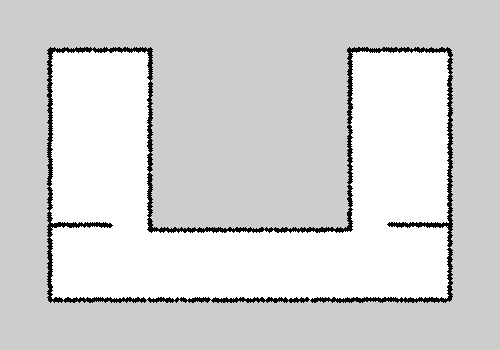
#> input picture robot/maps/map_with_doors.pgm, 500 x 350 px
$ python test_zone_segmentation.py
#> lines starting #> are read from the running program, lines starting #| are printed output that depends on the picture; after the words box and inside, x2 and y2 are one past the last pixel; in counts of white or black regions, pixels touching at a corner belong together
"""
B4-1 구역 분할 알고리즘 테스트 스크립트
Distance Transform + Watershed 방식으로 구역 분할
"""
import sys
import os
import cv2
import numpy as np
from scipy import ndimage
from skimage.feature import peak_local_max
from skimage.segmentation import watershed

# 스크립트 위치 기준으로 maps 디렉토리 경로 설정 (robot/src/ → robot/maps/)
_MAP_DIR = os.path.join(os.path.dirname(os.path.abspath(__file__)), '..', 'maps')

# ── 설정 ──────────────────────────────────────────────────────────────────
MAP_PGM  = os.path.join(_MAP_DIR, "map_with_doors.pgm")
MAP_YAML = os.path.join(_MAP_DIR, "map_with_doors.yaml")
OUT_PATH = os.path.join(_MAP_DIR, "zone_result.png")

RESOLUTION   = 0.02   # m/px
ORIGIN_X     = -1.94  # m
ORIGIN_Y     = -0.567 # m
FREE_THRESH  = 0.10  # 0.25→0.10: 배경 gray(픽셀=205, p≈0.196)를 free에서 제외
OCC_THRESH   = 0.65

MIN_DISTANCE     = 15   # px — 구역 씨앗 간 최소 거리
MIN_ZONE_AREA_M2 = 0.15  # m²  이하 구역 제거
DOOR_WIDTH_PX    = 12   # 경계 dist transform 값이 이 이상이면 열린 공간 → 합침
# ─────────────────────────────────────────────────────────────────────────


def pgm_to_free_mask(pgm_path: str):
#> called with pgm_path = 'robot/src/../maps/map_with_doors.pgm'
    img = cv2.imread(pgm_path, cv2.IMREAD_GRAYSCALE)
#> img is the input picture: shape (350, 500); min 0, max 255, mean 213.8
    if img is None:
        print(f"[ERROR] 파일을 열 수 없습니다: {pgm_path}")
        sys.exit(1)
    p = (255.0 - img.astype(np.float32)) / 255.0
    free = np.where(p < FREE_THRESH, np.uint8(255), np.uint8(0))
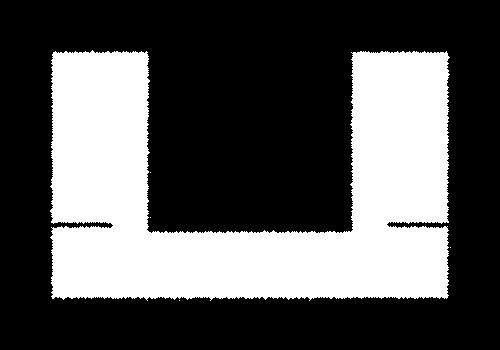
#> free: shape (350, 500); 34.4% white; 5 white regions (4 under 20 px), largest, box (x1, y1, x2, y2) and area: (50, 50, 450, 301) 60201
    return free, img


def segment_zones_watershed(free: np.ndarray, min_dist: int, min_area_m2: float):
    # Step 1: 잡음 제거
    noise_k = cv2.getStructuringElement(cv2.MORPH_ELLIPSE, (3, 3))
    clean = cv2.morphologyEx(free, cv2.MORPH_OPEN, noise_k)

    # Step 2: Distance Transform — 각 픽셀에서 가장 가까운 장애물까지의 거리
    dist = ndimage.distance_transform_edt(clean)

    # Step 3: Local Maxima → 각 구역의 씨앗(seed) 선정
    coords = peak_local_max(dist, min_distance=min_dist, labels=clean)
    seed_mask = np.zeros(dist.shape, dtype=bool)
    seed_mask[tuple(coords.T)] = True
    markers, _ = ndimage.label(seed_mask)

    # Step 4: Watershed — 거리 변환의 안장점(saddle point)에서 경계 생성
    labels = watershed(-dist, markers, mask=clean.astype(bool))

    # Step 5: 구역 정보 추출 및 소형 구역 필터링
    min_px = min_area_m2 / (RESOLUTION ** 2)
    zones = []

    for lid in np.unique(labels):
        if lid == 0:
            continue
        region = labels == lid
        area_px = int(np.sum(region))
        if area_px < min_px:
            continue

        rows, cols = np.where(region)
        col_min, col_max = int(cols.min()), int(cols.max())
        row_min, row_max = int(rows.min()), int(rows.max())

        zones.append({
            'id':          lid,
            'center':      (round(ORIGIN_X + cols.mean() * RESOLUTION, 3),
                            round(ORIGIN_Y + rows.mean() * RESOLUTION, 3)),
            'area':        (round(ORIGIN_X + col_min * RESOLUTION, 3),
                            round(ORIGIN_Y + row_min * RESOLUTION, 3),
                            round(ORIGIN_X + col_max * RESOLUTION, 3),
                            round(ORIGIN_Y + row_max * RESOLUTION, 3)),
            'area_m2':     round(area_px * RESOLUTION ** 2, 2),
            'bbox_px':     (col_min, row_min, col_max - col_min, row_max - row_min),
            'label_mask':  region,
            'centroid_px': (cols.mean(), rows.mean()),
        })

    zones.sort(key=lambda z: z['area_m2'], reverse=True)
    return zones, dist, labels


def merge_open_zones(labels: np.ndarray, dist: np.ndarray,
                     zones: list, threshold_px: float):
    """
    인접 구역 사이 경계의 distance transform 최댓값이 threshold_px 이상이면
    '열린 공간(문틈 없음)'으로 판단해 합침.
    """
    from scipy.ndimage import binary_dilation

    zone_ids = [z['id'] for z in zones]
    parent = {lid: lid for lid in zone_ids}

    def find(x):
        while parent[x] != x:
            parent[x] = parent[parent[x]]
            x = parent[x]
        return x

    def union(x, y):
        parent[find(x)] = find(y)

    for lid in zone_ids:
        mask = (labels == lid)
        dilated = binary_dilation(mask, iterations=1)
        border = dilated & ~mask & (labels != 0)
        adjacent = set(int(v) for v in np.unique(labels[border]) if v != 0 and v in zone_ids)

        for adj in adjacent:
            shared = border & (labels == adj)
            if shared.any():
                max_dist = float(dist[shared].max())
                if max_dist >= threshold_px:
                    union(lid, adj)

    # 합쳐진 구역 재구성
    new_labels = np.zeros_like(labels)
    for lid in zone_ids:
        new_labels[labels == lid] = find(lid)

    merged = {}
    for lid in zone_ids:
        root = find(lid)
        if root in merged:
            continue
        region = new_labels == root
        rows, cols = np.where(region)
        merged[root] = {
            'id':          root,
            'center':      (round(ORIGIN_X + cols.mean() * RESOLUTION, 3),
                            round(ORIGIN_Y + rows.mean() * RESOLUTION, 3)),
            'area':        (round(ORIGIN_X + int(cols.min()) * RESOLUTION, 3),
                            round(ORIGIN_Y + int(rows.min()) * RESOLUTION, 3),
                            round(ORIGIN_X + int(cols.max()) * RESOLUTION, 3),
                            round(ORIGIN_Y + int(rows.max()) * RESOLUTION, 3)),
            'area_m2':     round(int(np.sum(region)) * RESOLUTION**2, 2),
            'bbox_px':     (int(cols.min()), int(rows.min()),
                            int(cols.max()-cols.min()), int(rows.max()-rows.min())),
            'label_mask':  region,
            'centroid_px': (cols.mean(), rows.mean()),
        }

    return sorted(merged.values(), key=lambda z: z['area_m2'], reverse=True), new_labels


def print_results(zones: list):
    print("\n" + "=" * 55)
    print(f"  검출된 구역 수: {len(zones)}")
    print("=" * 55)
    for i, z in enumerate(zones):
        print(f"\n  Zone {i+1} (label_id={z['id']})")
        print(f"    넓이    : {z['area_m2']} m²")
        print(f"    중심    : x={z['center'][0]}, y={z['center'][1]}")
        print(f"    영역    : x [{z['area'][0]} ~ {z['area'][2]}]")
        print(f"             y [{z['area'][1]} ~ {z['area'][3]}]")
    print("=" * 55)


def visualize(original: np.ndarray, free: np.ndarray,
              dist: np.ndarray, labels: np.ndarray,
              zones: list, out_path: str):
    h, w = original.shape
    canvas = np.zeros((h * 2, w * 2, 3), dtype=np.uint8)

    COLORS = [
        (255, 100, 100), (100, 255, 100), (100, 100, 255),
        (255, 255, 100), (255, 100, 255), (100, 255, 255),
        (200, 150,  50), ( 50, 200, 150), (150,  50, 200),
    ]

    # 1) 원본 지도 (좌상)
    orig_bgr = cv2.cvtColor(original, cv2.COLOR_GRAY2BGR)
    canvas[:h, :w] = orig_bgr
    cv2.putText(canvas, "1) Original Map", (10, 20),
                cv2.FONT_HERSHEY_SIMPLEX, 0.5, (200, 200, 200), 1)

    # 2) Distance Transform 히트맵 (우상)
    dist_norm = cv2.normalize(dist, None, 0, 255, cv2.NORM_MINMAX).astype(np.uint8)
    dist_color = cv2.applyColorMap(dist_norm, cv2.COLORMAP_JET)
    dist_color[free == 0] = 0  # 장애물 영역은 검정
    canvas[:h, w:] = dist_color
    cv2.putText(canvas, "2) Distance Transform", (w + 10, 20),
                cv2.FONT_HERSHEY_SIMPLEX, 0.5, (200, 200, 200), 1)

    # 3) Watershed 라벨 원본 (좌하)
    label_view = orig_bgr.copy()
    unique_labels = [l for l in np.unique(labels) if l != 0]
    for i, lid in enumerate(unique_labels):
        mask = (labels == lid).astype(np.uint8)
        overlay = label_view.copy()
        overlay[mask == 1] = COLORS[i % len(COLORS)]
        label_view = cv2.addWeighted(overlay, 0.4, label_view, 0.6, 0)
    canvas[h:, :w] = label_view
    cv2.putText(canvas, f"3) Watershed (raw, {len(unique_labels)} regions)",
                (10, h + 20), cv2.FONT_HERSHEY_SIMPLEX, 0.5, (200, 200, 200), 1)

    # 4) 필터링된 최종 구역 (우하)
    zone_view = orig_bgr.copy()
    for i, z in enumerate(zones):
        c_bgr = COLORS[i % len(COLORS)]
        mask = z['label_mask'].astype(np.uint8)
        overlay = zone_view.copy()
        overlay[mask == 1] = c_bgr
        zone_view = cv2.addWeighted(overlay, 0.45, zone_view, 0.55, 0)

        col, row, bw, bh = z['bbox_px']
        cv2.rectangle(zone_view, (col, row), (col + bw, row + bh), c_bgr, 1)

        cx_px = int(z['centroid_px'][0])
        cy_px = int(z['centroid_px'][1])
        cv2.putText(zone_view, f"Z{i+1} {z['area_m2']}m2",
                    (cx_px - 20, cy_px),
                    cv2.FONT_HERSHEY_SIMPLEX, 0.35, c_bgr, 1)

    canvas[h:, w:] = zone_view
    cv2.putText(canvas, f"4) Final Zones ({len(zones)})",
                (w + 10, h + 20), cv2.FONT_HERSHEY_SIMPLEX, 0.5, (200, 200, 200), 1)

    cv2.imwrite(out_path, canvas)
    print(f"[저장] 결과 이미지 → {out_path}\n")


if __name__ == '__main__':
    if len(sys.argv) >= 2:
        MAP_PGM = os.path.abspath(sys.argv[1])
    if len(sys.argv) >= 3:
        MAP_YAML = os.path.abspath(sys.argv[2])
    if len(sys.argv) >= 4:
        MIN_DISTANCE = int(sys.argv[3])

    print(f"[설정] min_distance={MIN_DISTANCE}px ({MIN_DISTANCE * RESOLUTION:.2f}m)  "
          f"min_area={MIN_ZONE_AREA_M2}m²")

    free, original = pgm_to_free_mask(MAP_PGM)
    h, w = original.shape
    print(f"[맵]   크기 {w}×{h}px  ({w * RESOLUTION:.1f}×{h * RESOLUTION:.1f}m)")
#| [맵]   크기 500×350px  (10.0×7.0m)

    zones, dist, labels = segment_zones_watershed(free, MIN_DISTANCE, MIN_ZONE_AREA_M2)
#> in segment_zones_watershed, `dist = ndimage.distance_transform_edt(clean)`:
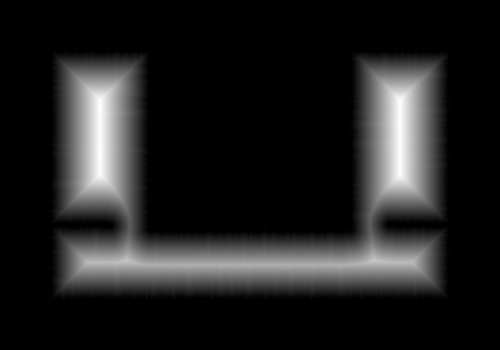
#> dist: shape (350, 500) float64; min 0, max 47.52, mean 6.1; drawn with min black and max white
#> in segment_zones_watershed, `coords = peak_local_max(dist, min_distance=min_dist, labels=clean)`: coords = 17 rows, first 8: [113, 100], [123, 399], [143, 399], [154, 99], [165, 400], [260, 374], [260, 126], [262, 91]
#> the loop in segment_zones_watershed, `for lid in np.unique(labels):` made 18 passes
#> (area_px, col_min, col_max, row_min, row_max) on passes 2 to 9: (7402, 51, 149, 50, 128), (7579, 350, 449, 51, 130), (2457, 351, 448, 131, 156), (9057, 50, 149, 129, 224), (6412, 350, 448, 156, 224), (4942, 102, 171, 224, 299), (4226, 335, 394, 224, 298), (3540, 50, 101, 226, 299)
#> after the loop in segment_zones_watershed, `for lid in np.unique(labels):`:
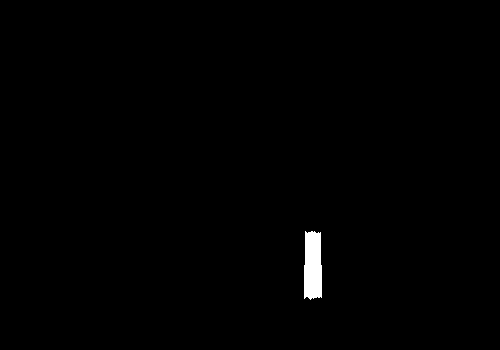
#> region: shape (350, 500) bool; 0.64% white; 1 white region, box (x1, y1, x2, y2) and area: (304, 231, 322, 300) 1124
#> after the loop in segment_zones_watershed, `for lid in np.unique(labels):`: zones = 17 items
#> zones = 17 items
    print(f"[합치기 전] {len(zones)}개 구역, DOOR_WIDTH_PX={DOOR_WIDTH_PX}px ({DOOR_WIDTH_PX*RESOLUTION*2*100:.0f}cm 이상 열린 공간은 합침)")
#| [합치기 전] 17개 구역, DOOR_WIDTH_PX=12px (48cm 이상 열린 공간은 합침)
    zones, labels = merge_open_zones(labels, dist, zones, DOOR_WIDTH_PX)
#> in merge_open_zones, `zone_ids = [z['id'] for z in zones]`: zone_ids = [4, 2, 1, 5, 6, 7, 9, 8, 3, 13, 16, 11, 10, 14, 17, 15, 12]
#> in merge_open_zones, `parent = {lid: lid for lid in zone_ids}`: parent = 17 items
#> the loop in merge_open_zones, `for lid in zone_ids:` made 17 passes
#> lid on passes 1, 3, 4, 5, 6, 7, 9, 10: 4, 1, 5, 6, 7, 9, 3, 13
#> after the loop in merge_open_zones, `for lid in zone_ids:`:
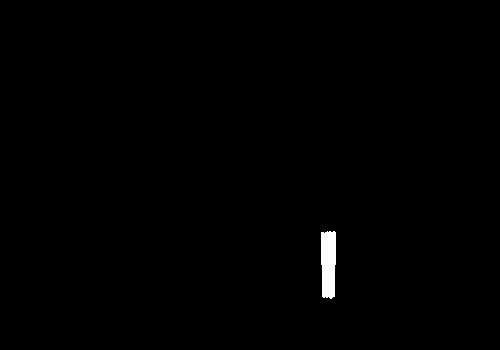
#> mask: shape (350, 500) bool; 0.53% white; 1 white region, box (x1, y1, x2, y2) and area: (321, 231, 336, 299) 925
#> after the loop in merge_open_zones, `for lid in zone_ids:`: merged = 1 item
#> zones = 1 item

    print_results(zones)
#|   검출된 구역 수: 1
#> the loop in print_results, `for i, z in enumerate(zones):` made 1 pass
#|   Zone 1 (label_id=12)
#|     넓이    : 24.08 m²
#|     중심    : x=3.05, y=3.317
#|     영역    : x [-0.94 ~ 7.04]
#|              y [0.433 ~ 5.413]
    visualize(original, free, dist, labels, zones, OUT_PATH)
#> in visualize, `unique_labels = [l for l in np.unique(labels) if l != 0]`: unique_labels = [12]
#> the loop in visualize, `for i, lid in enumerate(unique_labels):` made 1 pass
#> after the loop in visualize, `for i, lid in enumerate(unique_labels):`:
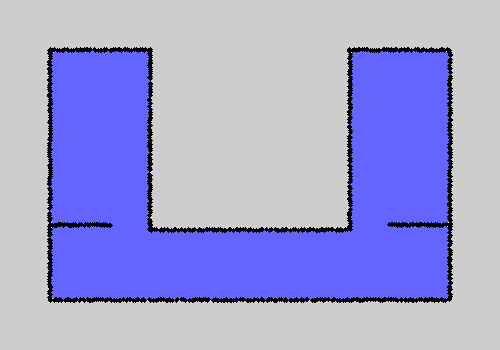
#> overlay: shape (350, 500, 3); mean B, G, R 213.8, 160.5, 160.5
#> the loop in visualize, `for i, z in enumerate(zones):` made 1 pass
#> (c_bgr, col, row, bw, bh, cx_px, cy_px) on pass 1: ((255, 100, 100), 50, 50, 399, 249, 249, 194)
#> after the loop in visualize, `for i, z in enumerate(zones):`:
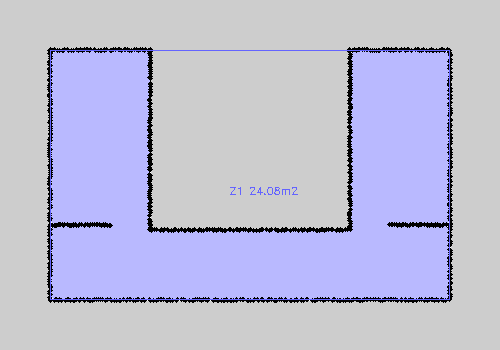
#> zone_view: shape (350, 500, 3); mean B, G, R 215.5, 190.1, 190.1
#> in visualize, `canvas[h:, w:] = zone_view`:
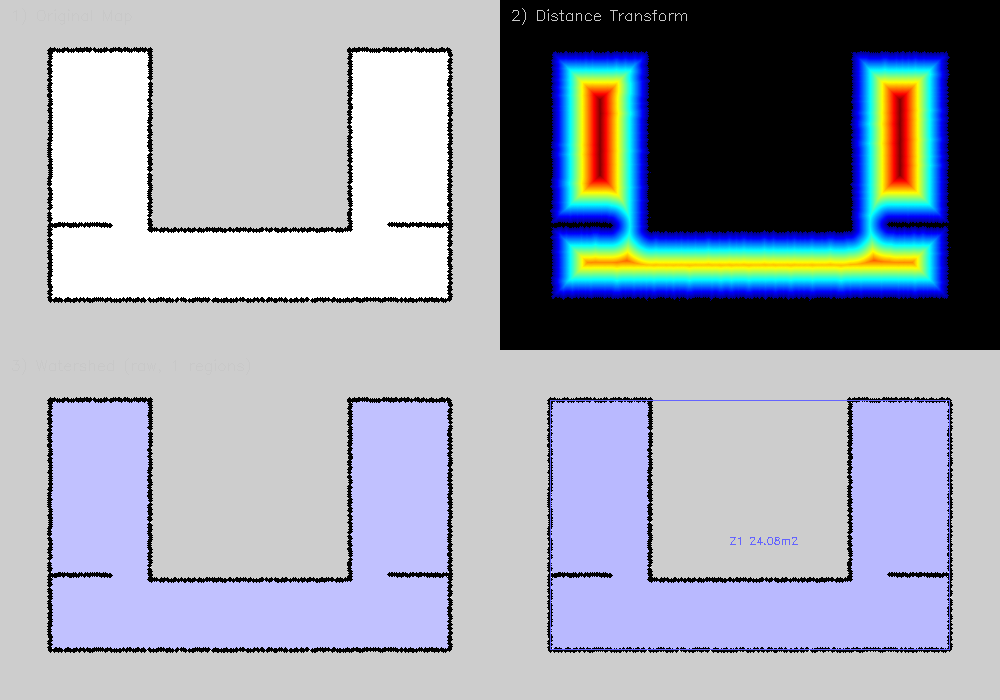
#> canvas: shape (700, 1000, 3); mean B, G, R 175, 161.1, 155.8

$ run again, with robot/maps/aria_auto_mapped_file.pgm copied over robot/maps/map_with_doors.pgm
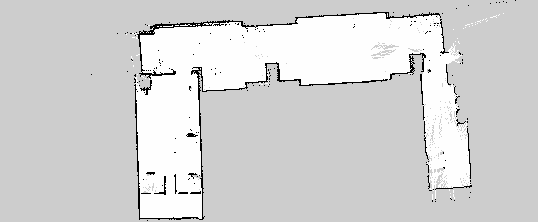
#> input picture robot/maps/aria_auto_mapped_file.pgm, 538 x 222 px
#> in pgm_to_free_mask, img is the input picture: shape (222, 538); min 0, max 254, mean 212.4
#> free: shape (222, 538); 24.4% white; 82 white regions (81 under 20 px), largest, box (x1, y1, x2, y2) and area: (135, 13, 471, 219) 28963
#| [맵]   크기 538×222px  (10.8×4.4m)
#> clean: shape (222, 538); 23.8% white; 5 white regions (3 under 20 px), largest, box (x1, y1, x2, y2) and area: (136, 13, 470, 219) 28320, (430, 171, 442, 186) 78
#> coords = 13 rows, first 8: [50, 320], [115, 163], [60, 236], [46, 176], [159, 187], [205, 152], [205, 171], [165, 456]
#> labels: shape (222, 538) int32; 14 distinct labels, from 0 to 13
#> the loop in segment_zones_watershed, `for lid in np.unique(labels):` made 14 passes
#> (area_px, col_min, col_max, row_min, row_max) on passes 2 to 9: (927, 388, 424, 17, 49), (829, 413, 443, 15, 59), (2487, 140, 209, 26, 73), (7789, 243, 390, 13, 84), (3465, 194, 266, 22, 89), (594, 384, 414, 47, 73), (462, 424, 459, 49, 75), (1337, 422, 456, 70, 132)
#> after the loop in segment_zones_watershed, `for lid in np.unique(labels):`: zones = 13 items
#| [합치기 전] 13개 구역, DOOR_WIDTH_PX=12px (48cm 이상 열린 공간은 합침)
#> zone_ids = [4, 9, 5, 3, 11, 10, 8, 1, 13, 2, 12, 6, 7]
#> parent = 13 items
#> the loop in merge_open_zones, `for lid in zone_ids:` made 13 passes
#> lid on passes 1, 2, 3, 5, 6, 7, 8, 9: 4, 9, 5, 11, 10, 8, 1, 13
#> after the loop in merge_open_zones, `for lid in zone_ids:`:
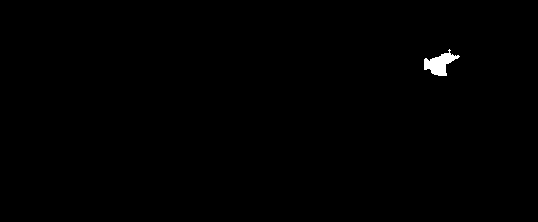
#> mask: shape (222, 538) bool; 0.39% white; 1 white region, box (x1, y1, x2, y2) and area: (424, 49, 460, 76) 462
#> the loop in merge_open_zones, `for lid in zone_ids:` made 13 passes
#> (lid, root) on passes 1, 2, 3, 5, 6, 7, 8, 9: (4, 4), (9, 9), (5, 5), (11, 11), (10, 10), (8, 8), (1, 1), (13, 13)
#|   검출된 구역 수: 13
#> the loop in print_results, `for i, z in enumerate(zones):` made 13 passes
#> (printed output is left out)
#> unique_labels = [1, 2, 3, 4, 5, 6, 7, 8, 9, 10, 11, 12, 13]
#> the loop in visualize, `for i, lid in enumerate(unique_labels):` made 13 passes
#> the loop in visualize, `for i, z in enumerate(zones):` made 13 passes
#> (c_bgr, col, row, bw, bh, cx_px, cy_px) on passes 1 to 8: ((255, 100, 100), 243, 13, 147, 71, 324, 47), ((100, 255, 100), 136, 73, 63, 119, 164, 124), ((100, 100, 255), 194, 22, 72, 67, 228, 58), ((255, 255, 100), 140, 26, 69, 47, 171, 48), ((255, 100, 255), 425, 115, 44, 72, 449, 151), ((100, 255, 255), 175, 134, 26, 58, 187, 163), ((200, 150, 50), 422, 70, 34, 62, 436, 97), ((50, 200, 150), 388, 17, 36, 32, 405, 33)
#> in visualize, `canvas[h:, w:] = zone_view`:
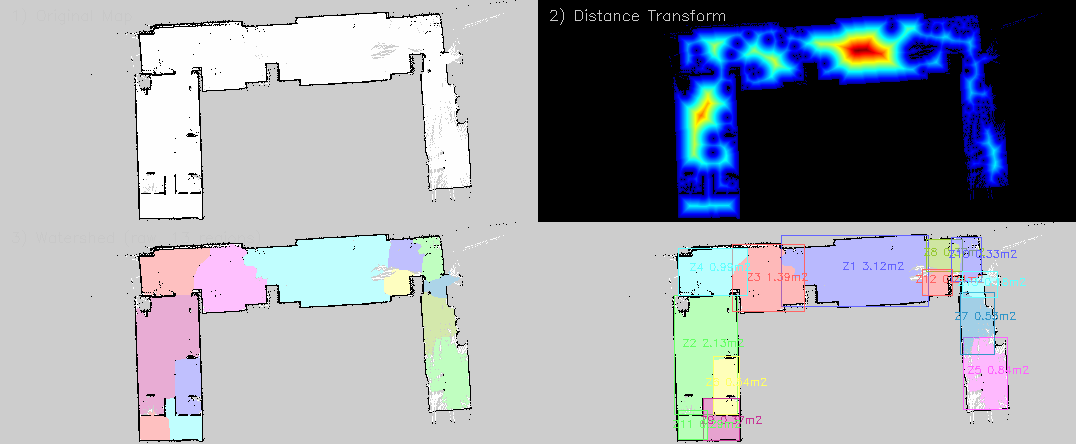
#> canvas: shape (444, 1076, 3); mean B, G, R 168.5, 159.8, 155.5
